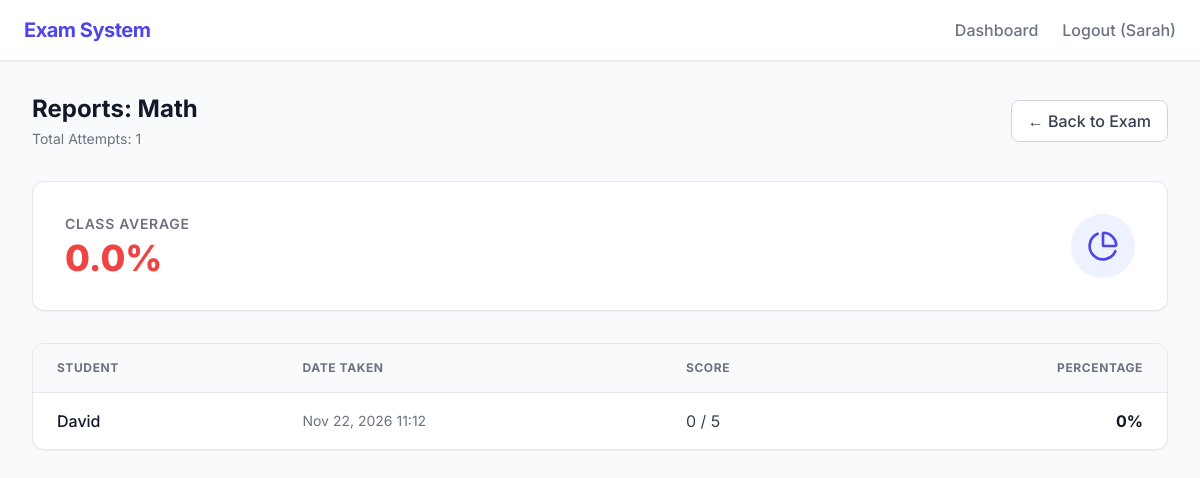
Screenshot of /exam/1/report/ (signed in) with the database file from the repository.
### exams/models.py (models this page shows, shortened)
class Exam(models.Model):
    title = models.CharField(max_length=200)
    description = models.TextField(blank=True)
    duration_minutes = models.PositiveIntegerField(default=60)
    created_by = models.ForeignKey(User, on_delete=models.CASCADE, related_name="created_exams")
    created_at = models.DateTimeField(auto_now_add=True)

class ExamAttempt(models.Model):
    user = models.ForeignKey(User, on_delete=models.CASCADE, related_name="attempts")
    exam = models.ForeignKey(Exam, on_delete=models.CASCADE, related_name="attempts")
    score = models.PositiveIntegerField(default=0)
    total_points = models.PositiveIntegerField(default=0)
    completed_at = models.DateTimeField(auto_now_add=True)
    class Meta:
        unique_together = ('user', 'exam') # A student can only take an exam once

### exams/views.py (the view)
# urls.py: path('exam/<int:pk>/report/', views.ExamReportView.as_view(), name='exam_report'),
class ExamReportView(TeacherRequiredMixin, TemplateView):
    template_name = 'exams/exam_report.html'
    def get_context_data(self, **kwargs):
        context = super().get_context_data(**kwargs)
        exam = get_object_or_404(Exam, pk=self.kwargs['pk'], created_by=self.request.user)
        attempts = ExamAttempt.objects.filter(exam=exam).select_related('user').order_by('-completed_at')
        total_percentage = 0
        for attempt in attempts:
            if attempt.total_points > 0:
                total_percentage += (attempt.score / attempt.total_points) * 100
        avg_score = round(total_percentage / attempts.count(), 1) if attempts.exists() else 0
        context['exam'] = exam
        context['attempts'] = attempts
        context['avg_score'] = avg_score
        return context

### exams/views.py (called while the page is built)
    def test_func(self):
        return self.request.user.is_staff

### exams/templates/exams/exam_report.html (shortened to what this page needs)
{% extends 'base.html' %}
{% block content %}
<div class="flex justify-between items-center mb-8">
    <div>
        <h2 class="text-2xl font-bold text-gray-900">Reports: {{ exam.title }}</h2>
        <p class="text-gray-500 text-sm mt-1">Total Attempts: {{ attempts.count }}</p>
    </div>
    <a href="{% url 'exam_detail' exam.pk %}" class="bg-white border border-gray-300 text-gray-700 px-4 py-2 rounded-lg font-medium hover:bg-gray-50 transition">
        &larr; Back to Exam
    </a>
</div>
<div class="bg-white rounded-xl shadow-sm border border-gray-200 p-8 mb-8 flex items-center justify-between">
    <div>
        <p class="text-gray-500 text-sm font-semibold uppercase tracking-wider mb-1">Class Average</p>
        <h3 class="text-4xl font-extrabold {% if avg_score >= 50 %}text-green-500{% else %}text-red-500{% endif %}">
            {{ avg_score }}%
        </h3>
    </div>
    <div class="w-16 h-16 rounded-full bg-indigo-50 flex items-center justify-center">
        <i data-lucide="pie-chart" class="w-8 h-8 text-indigo-600"></i>
    </div>
</div>
<div class="bg-white rounded-xl shadow-sm border border-gray-200 overflow-hidden">
    <table class="w-full text-left border-collapse">
        <thead>
            <tr class="bg-gray-50 border-b border-gray-200 text-xs font-semibold text-gray-500 uppercase tracking-wider">
                <th class="px-6 py-4">Student</th>
                <th class="px-6 py-4">Date Taken</th>
                <th class="px-6 py-4">Score</th>
                <th class="px-6 py-4 text-right">Percentage</th>
            </tr>
        </thead>
        <tbody class="divide-y divide-gray-100">
            {% for attempt in attempts %}
            <tr class="hover:bg-gray-50 transition">
                <td class="px-6 py-4 font-medium text-gray-900">{{ attempt.user.username }}</td>
                <td class="px-6 py-4 text-gray-500 text-sm">{{ attempt.completed_at|date:"M d, Y H:i" }}</td>
                <td class="px-6 py-4 text-gray-700">{{ attempt.score }} / {{ attempt.total_points }}</td>
                <td class="px-6 py-4 text-right font-bold text-gray-900">
                    {% widthratio attempt.score attempt.total_points 100 %}%
                </td>
            </tr>
            {% endfor %}
        </tbody>
    </table>
</div>
{% endblock %}

### exams/templates/base.html (shortened to what this page needs)
{% load static %}
<!DOCTYPE html>
<html lang="en">
<head>
    <script src="https://cdn.tailwindcss.com"></script>
</head>
<body class="bg-gray-50 text-gray-900">
    <nav class="bg-white border-b border-gray-200 px-6 py-4 flex justify-between items-center sticky top-0 z-50 shadow-sm">
        <a href="{% url 'dashboard' %}" class="text-xl font-bold text-indigo-600 tracking-tight">Exam System</a>
        <div class="flex items-center space-x-6">
            {% if user.is_authenticated %}
                <a href="{% url 'dashboard' %}" class="text-gray-500 hover:text-indigo-600 font-medium transition">Dashboard</a>
                <form action="{% url 'logout' %}" method="post" class="m-0">
                    <button type="submit" class="text-gray-500 hover:text-red-500 font-medium transition">Logout ({{ user.username }})</button>
                </form>
            {% else %}
                <a href="{% url 'login' %}" class="text-gray-500 hover:text-indigo-600 font-medium transition">Login</a>
                <a href="{% url 'register' %}" class="bg-indigo-600 text-white px-4 py-2 rounded-lg font-medium hover:bg-indigo-700 transition shadow-sm">Register</a>
            {% endif %}
        </div>
    </nav>
    <main class="max-w-7xl mx-auto px-4 sm:px-6 lg:px-8 py-8">
        {% block content %}{% endblock %}
    </main>
</body>
</html>

### exams/templates/base.html (style rules this page uses)
body { font-family: 'Inter', sans-serif; }

### rows the page displays
Exam: title "Math"
ExamAttempt: user.username "David", completed_at "Nov 22, 2026 11:12", score "0", total_points "5", score+total_points "0"

### other values shown
{{ user.username }} "Sarah"
{{ attempts.count }} "1"
{{ avg_score }} "0.0"
